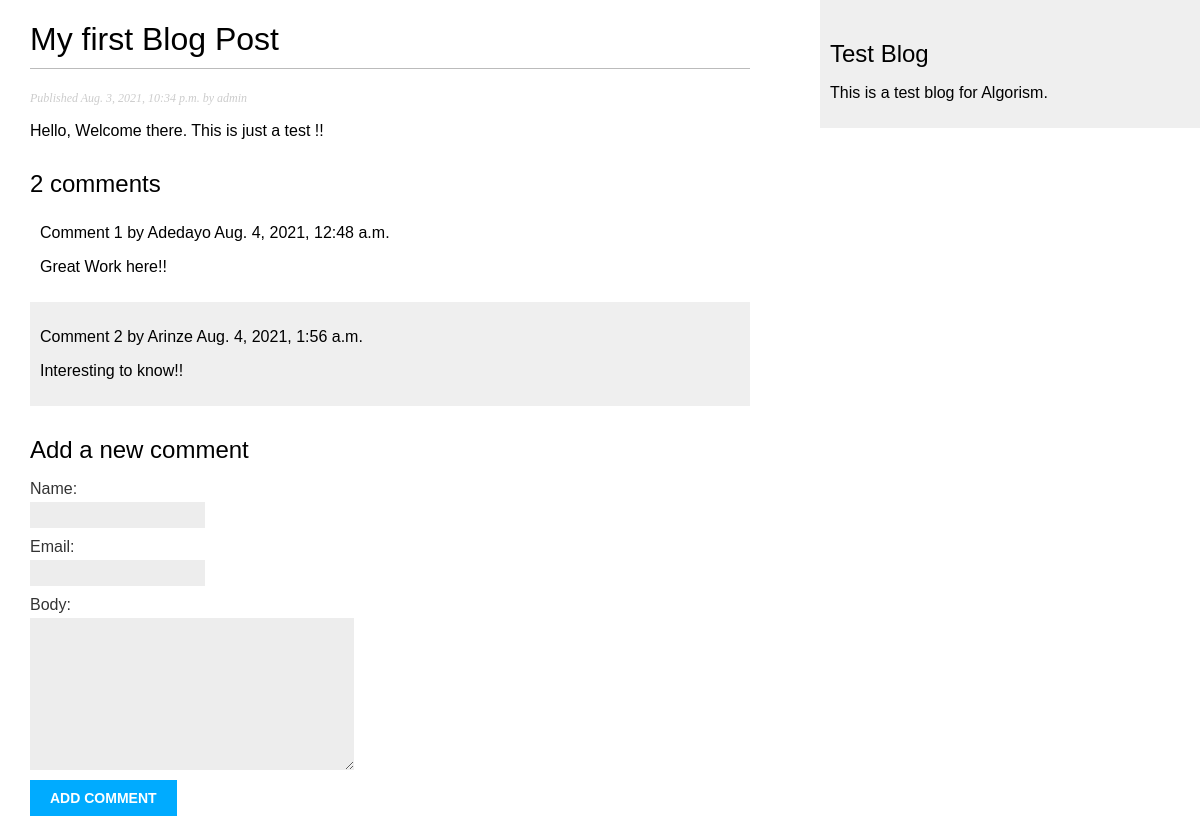
/myblog/2021/8/3/my-first-blog-post/, run on the app's committed database.
### myblog/models.py (models this page shows, shortened)
class Post(models.Model):
    STATUS_CHOICES = (
        ('draft', 'Draft'),
        ('published', 'Published'),
    )
    title = models.CharField(max_length=250)
    description = models.CharField(max_length=400, default="Add a Description")
    slug = models.SlugField(max_length=250,
                            unique=True)
    author = models.ForeignKey(User,
                               on_delete=models.CASCADE,
                               related_name='blog_posts')
    body = models.TextField()
    publish = models.DateTimeField(default=timezone.now)
    created = models.DateTimeField(auto_now_add=True)
    updated = models.DateTimeField(auto_now=True)
    status = models.CharField(max_length=10,
                              choices=STATUS_CHOICES,
                              default='draft')
    class Meta:
        ordering = ('-publish',)

class Comment(models.Model):
    post = models.ForeignKey(Post,
                            on_delete=models.CASCADE,
                            related_name='comments')
    name = models.CharField(max_length=80)
    email = models.EmailField()
    body = models.TextField()
    created = models.DateTimeField(auto_now_add=True)
    updated = models.DateTimeField(auto_now=True)
    active = models.BooleanField(default=True)      #Boolean to deactivate inappropriate comments
    class Meta:
        ordering = ('created',)

### myblog/views.py (the view)
def post_detail(request, year, month, day, post):
    post = get_object_or_404(Post, slug=post,
                            status='published',
                            publish__year=year,
                            publish__month=month,
                            publish__day=day)
    comments = post.comments.filter(active=True)
    new_comment = None
    if request.method == 'POST':
        comment_form = CommentForm(data=request.POST)
        if comment_form.is_valid():
            new_comment = comment_form.save(commit=False)
            new_comment.post = post
            new_comment.save()
    else:
        comment_form = CommentForm()
    return render(request,
                 'myblog/post/detail.html',
                 {'post': post,
                  'comments': comments,
                  'new_comment':new_comment,
                  'comment_form':comment_form
                 })

### myblog/forms.py
class CommentForm (forms.ModelForm):
    class Meta:
        model = Comment
        fields = ('name','email','body')

### myblog/templates/myblog/post/detail.html (shortened to what this page needs)
{% extends "myblog/base.html" %}
{% block content %}
    <h1>{{ post.title }}</h1>
        <p class="date">
            Published {{ post.publish }} by {{ post.author }}
        </p>
    {{ post.body|linebreaks }}
    {% with comments.count as total_comments %}
        <h2>
            {{ total_comments }} comment{{ total_comments|pluralize }}
        </h2>
    {% endwith %}
    {% for comment in comments %}
        <div class="comment">
            <p class="info">
                Comment {{ forloop.counter }} by {{ comment.name }}
                {{ comment.created }}
            </p>
            {{ comment.body|linebreaks }}
        </div>
        {% empty %}
            <p>There are no comments yet.</p>
    {% endfor %}
    {% if new_comment %}
        <h2>Your comment has been added.</h2>
    {% else %}
        <h2>Add a new comment</h2>
        <form method="post">
            {{ comment_form.as_p }}
            <p><input type="submit" value="Add comment"></p>
        </form>
    {% endif %}
{% endblock %}

### myblog/static/css/myblog.css (style rules this page uses)
body { margin:0; padding:0; font-family:helvetica, sans-serif; }
h1 { font-weight:normal; border-bottom:1px solid #bbb; padding:0 0 10px 0; }
h2 { font-weight:normal; margin:30px 0 0; }
p.date { color:#ccc; font-family: georgia, serif; font-size: 12px; font-style: italic; }
label { float:left; clear:both; color:#333; margin-bottom:4px; }
input, textarea { clear:both; float:left; margin:0 0 10px; background:#ededed; border:0; padding:6px 10px; font-size:12px; }
input[type=submit] { font-weight:bold; background:#00abff; color:#fff; padding:10px 20px; font-size:14px; text-transform:uppercase; }
.comment { padding:10px; }
.comment:nth-child(even) { background:#efefef; }

### data on the page
Post: title "My first Blog Post", publish "Aug. 3, 2021, 10:34 p.m.", author "admin", body "Hello, Welcome there. This is just a test !!"
Comment: name "Adedayo", created "Aug. 4, 2021, 12:48 a.m.", body "Great Work here!!"
Comment: name "Arinze", created "Aug. 4, 2021, 1:56 a.m.", body "Interesting to know!!"

### other printed values
{{ total_comments }} "2"
